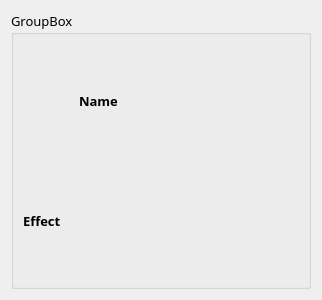
<?xml version="1.0" encoding="UTF-8"?>
<ui version="4.0">
 <class>BraceletWidget</class>
 <widget class="QWidget" name="BraceletWidget">
  <property name="geometry">
   <rect>
    <x>0</x>
    <y>0</y>
    <width>318</width>
    <height>300</height>
   </rect>
  </property>
  <property name="maximumSize">
   <size>
    <width>318</width>
    <height>16777215</height>
   </size>
  </property>
  <property name="windowTitle">
   <string>Form</string>
  </property>
  <layout class="QVBoxLayout" name="verticalLayout">
   <item>
    <widget class="QGroupBox" name="groupBracelet">
     <property name="minimumSize">
      <size>
       <width>300</width>
       <height>0</height>
      </size>
     </property>
     <property name="maximumSize">
      <size>
       <width>300</width>
       <height>16777215</height>
      </size>
     </property>
     <property name="font">
      <font>
       <family>나눔스퀘어 네오 Regular</family>
       <pointsize>10</pointsize>
      </font>
     </property>
     <property name="title">
      <string>GroupBox</string>
     </property>
     <layout class="QVBoxLayout" name="verticalLayout_2">
      <item>
       <layout class="QHBoxLayout" name="horizontalLayout">
        <item>
         <widget class="QLabel" name="lbIcon">
          <property name="minimumSize">
           <size>
            <width>50</width>
            <height>50</height>
           </size>
          </property>
          <property name="maximumSize">
           <size>
            <width>50</width>
            <height>50</height>
           </size>
          </property>
          <property name="font">
           <font>
            <family>나눔스퀘어 네오 Bold</family>
            <pointsize>10</pointsize>
            <bold>true</bold>
           </font>
          </property>
          <property name="text">
           <string/>
          </property>
         </widget>
        </item>
        <item>
         <widget class="QLabel" name="lbName">
          <property name="font">
           <font>
            <family>나눔스퀘어 네오 Bold</family>
            <pointsize>10</pointsize>
            <bold>true</bold>
           </font>
          </property>
          <property name="text">
           <string>Name</string>
          </property>
         </widget>
        </item>
       </layout>
      </item>
      <item>
       <widget class="QLabel" name="lbEffect">
        <property name="font">
         <font>
          <family>나눔스퀘어 네오 Bold</family>
          <pointsize>10</pointsize>
          <bold>true</bold>
         </font>
        </property>
        <property name="text">
         <string>Effect</string>
        </property>
        <property name="wordWrap">
         <bool>true</bool>
        </property>
       </widget>
      </item>
     </layout>
    </widget>
   </item>
  </layout>
 </widget>
 <resources/>
 <connections/>
</ui>
